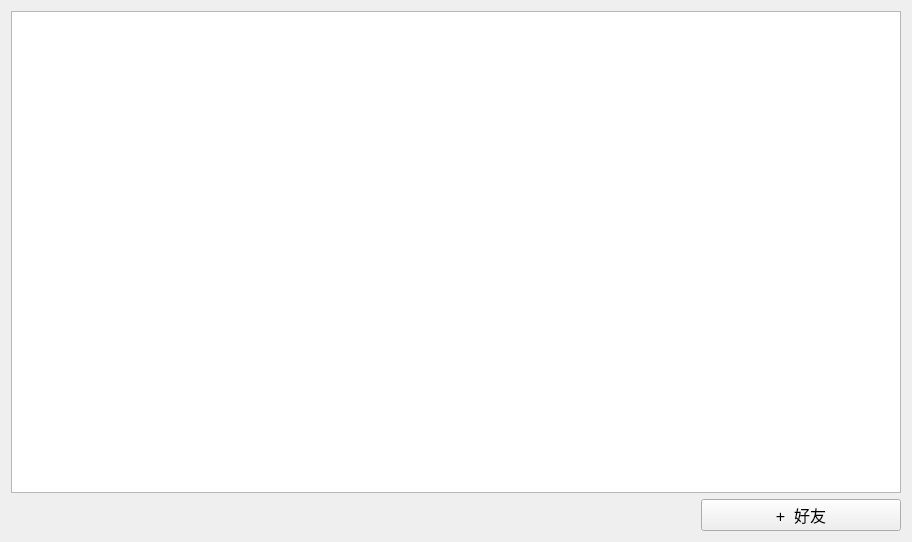
<?xml version="1.0" encoding="UTF-8"?>
<ui version="4.0">
 <class>Online</class>
 <widget class="QWidget" name="Online">
  <property name="geometry">
   <rect>
    <x>0</x>
    <y>0</y>
    <width>912</width>
    <height>542</height>
   </rect>
  </property>
  <property name="windowTitle">
   <string>Form</string>
  </property>
  <layout class="QGridLayout" name="gridLayout">
   <item row="0" column="0">
    <layout class="QVBoxLayout" name="verticalLayout">
     <item>
      <widget class="QListWidget" name="listWidget">
       <property name="font">
        <font>
         <family>楷体</family>
         <pointsize>16</pointsize>
        </font>
       </property>
      </widget>
     </item>
     <item>
      <layout class="QHBoxLayout" name="horizontalLayout">
       <item>
        <spacer name="horizontalSpacer">
         <property name="orientation">
          <enum>Qt::Horizontal</enum>
         </property>
         <property name="sizeHint" stdset="0">
          <size>
           <width>40</width>
           <height>20</height>
          </size>
         </property>
        </spacer>
       </item>
       <item>
        <widget class="QPushButton" name="addFriend_pb">
         <property name="minimumSize">
          <size>
           <width>200</width>
           <height>30</height>
          </size>
         </property>
         <property name="font">
          <font>
           <pointsize>12</pointsize>
          </font>
         </property>
         <property name="text">
          <string>+  好友</string>
         </property>
        </widget>
       </item>
      </layout>
     </item>
    </layout>
   </item>
  </layout>
 </widget>
 <resources/>
 <connections/>
</ui>
